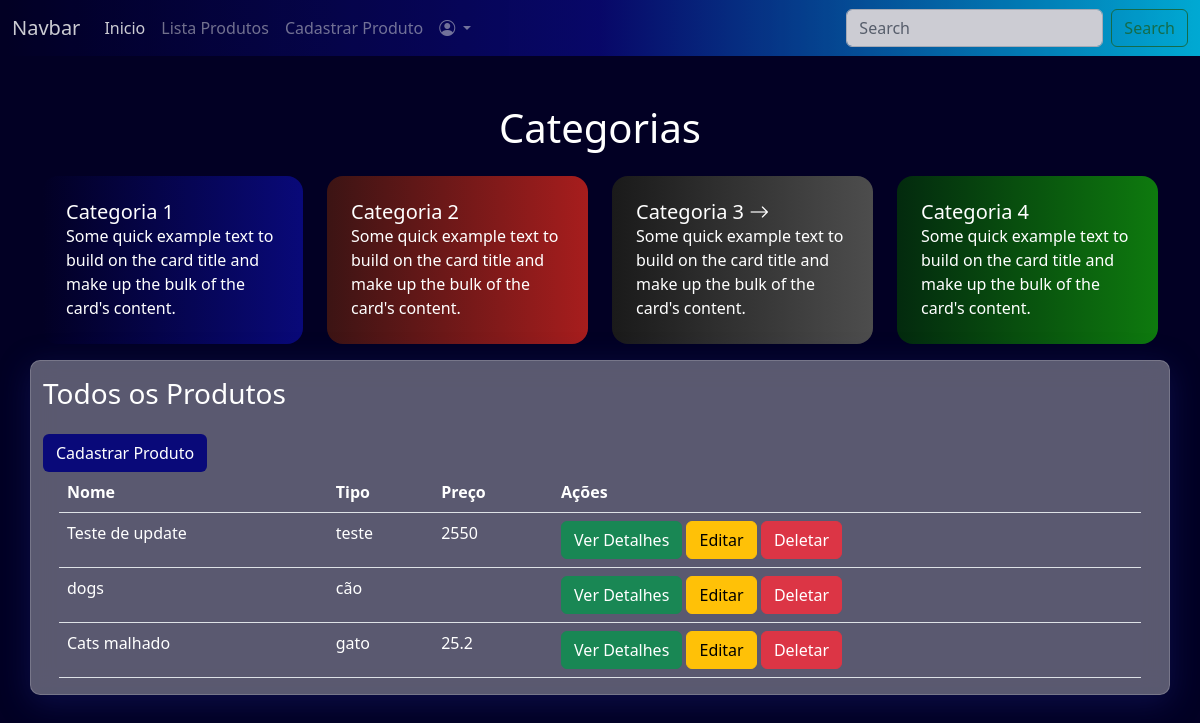
The page /produtos/listaprodutos.php on the database as committed earlier.
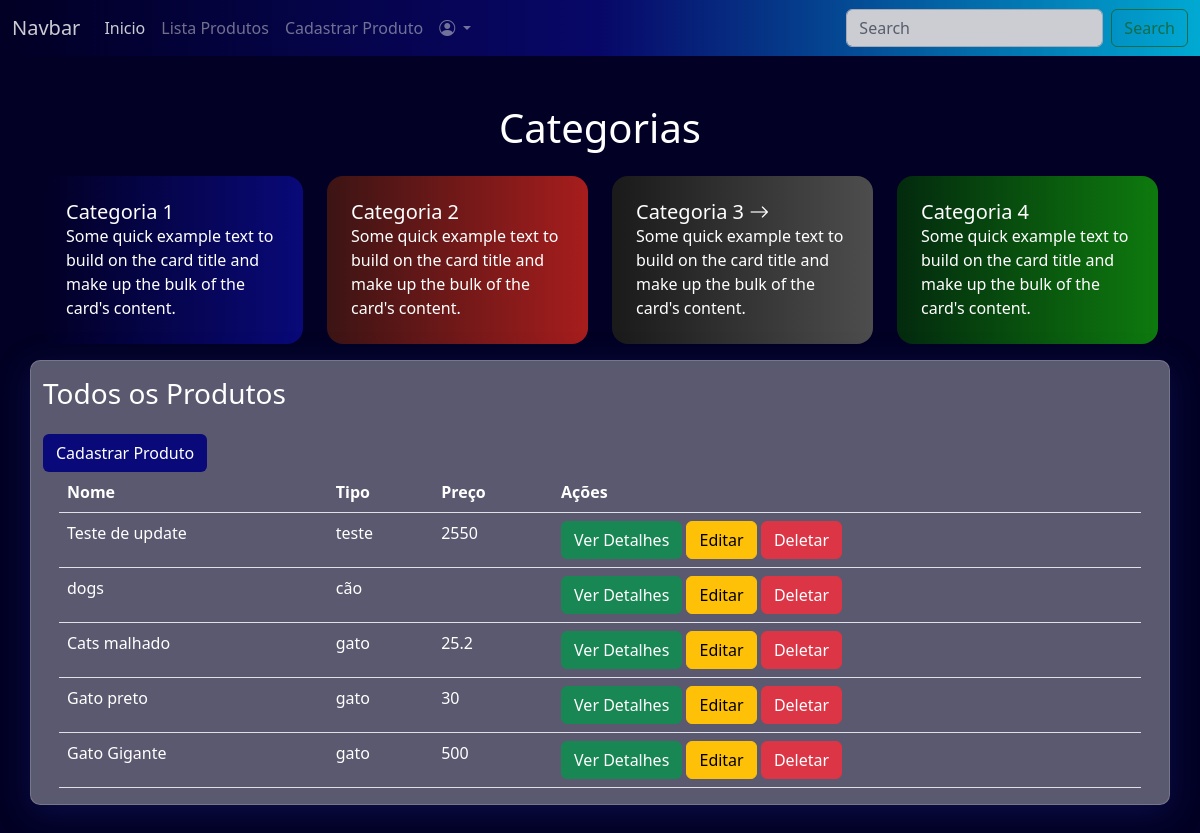
The same page on the database as committed later.
### tables this page shows
CREATE TABLE produtos(
id INTEGER PRIMARY KEY AUTOINCREMENT,
nome TEXT,
tipo TEXT,
descricao TEXT,
preco REAL,
quantidade INTEGER,
imagem TEXT
);

### produtos/listaprodutos.php (the view)
<?php
include '../configuracao/conexao.php';
include '../componentes/header.php';
$todosProdutos = "SELECT * FROM produtos";
$Produtos = $db->query($todosProdutos);
?>
<section class="py-5">
  <main class="container text-white">
    <h1 class="text-center">Categorias</h1>
    <div class="row py-3">
      <div class="col-3">
        <div class="p-4 rounded-4 cat-1">
          <div class="card-body">
            <h5 class="card-title">Categoria 1</h5>
            <p class="card-text">Some quick example text to build on the card title and make up the bulk of the card's content.</p>
          </div>
        </div>
      </div>
      <div class="col-3">
        <div class="p-4 rounded-4 cat-2">
          <div class="card-body">
            <h5 class="card-title">Categoria 2</h5>
            <p class="card-text">Some quick example text to build on the card title and make up the bulk of the card's content.</p>
          </div>
        </div>
      </div>
      <div class="col-3">
        <div class="p-4 rounded-4 cat-3">
          <div class="card-body">
            <h5 class="card-title">Categoria 3 <i class="bi bi-arrow-right"></i></h5>
            <p class="card-text">Some quick example text to build on the card title and make up the bulk of the card's content.</p>
          </div>
        </div>
      </div>
      <div class="col-3">
        <div class="p-4 rounded-4 cat-4">
          <div class="card-body">
            <h5 class="card-title">Categoria 4</h5>
            <p class="card-text">Some quick example text to build on the card title and make up the bulk of the card's content.</p>
          </div>
        </div>
      </div>
    </div>
  </main>
  <div class="container efeito-vidro">
    <div class="py-3">
      <h3>
        Todos os Produtos
      </h3>
    </div>
    <div>
      <a href="cadastro.php" class="btn btn-blue">Cadastrar Produto</a>
    </div>
    <div class="table-responsive px-3">
      <table class="table text-white">
        <thead>
          <tr>
            <th>Nome</th>
            <th>Tipo</th>
            <th>Preço</th>
            <th>Ações</th>
          </tr>
        </thead>
        <tbody>
          <?php
          while ($produto = $Produtos->fetchArray()) {
          ?>
            <tr>
              <td><?php echo $produto['nome'] ?></td>
              <td><?php echo $produto['tipo'] ?></td>
              <td><?php echo $produto['preco'] ?></td>
              <td>
                <a href="item.php?u_id=<?php echo $produto['id']; ?>" class="btn btn-success">Ver Detalhes</a>
                <a href="./editarproduto.php?id=<?php echo $produto['id']; ?>" class="btn btn-warning">Editar</a>
                <a href="delete.php?u_id=<?php echo $produto['id']; ?>" class="btn btn-danger">Deletar</a>
              </td>
            </tr>
          <?php
          }
          ?>
        </tbody>
      </table>
    </div>
  </div>
</section>
<?php
include '../componentes/footer.php';
?>

### componentes/header.php (shortened to what this page needs)
<!doctype html>
<html lang="pt-br">
<head>
  <link href="https://cdn.jsdelivr.net/npm/bootstrap@5.2.1/dist/css/bootstrap.min.css" rel="stylesheet">
  <link rel="stylesheet" href="https://cdn.jsdelivr.net/npm/bootstrap-icons@1.9.1/font/bootstrap-icons.css">
  <link rel="stylesheet" href="../componentes/estilo.css">
</head>
<body class="bg-2">
  <nav  class="navbar navbar-expand-lg bg-1 navbar-dark opacidade sticky-top">
    <div class="container-fluid">
      <a class="navbar-brand" href="#">Navbar</a>
      <div class="collapse navbar-collapse" id="navbarSupportedContent">
        <ul class="navbar-nav me-auto mb-2 mb-lg-0">
          <li class="nav-item">
            <a class="nav-link active" aria-current="page" href="../index.php">Inicio</a>
          </li>
          <li class="nav-item">
            <a class="nav-link" href="../produtos/listaprodutos.php">Lista Produtos</a>
          </li>
          <li class="nav-item">
            <a class="nav-link" href="../produtos/cadastro.php" >Cadastrar Produto</a>
          </li>
          <li class="nav-item dropdown">
            <a class="nav-link dropdown-toggle" href="#" role="button" data-bs-toggle="dropdown" aria-expanded="false">
              <i class="bi bi-person-circle"></i>
            </a>
          </li>
        </ul>
        <form class="d-flex" role="search">
          <input class="form-control me-2" type="search" placeholder="Search" aria-label="Search">
          <button class="btn btn-outline-success" type="submit">Search</button>
        </form>
      </div>
    </div>
  </nav>

### componentes/footer.php (shortened to what this page needs)
</body>
</html>

### componentes/estilo.css (style rules this page uses)
.bg-1 { background-image: linear-gradient(to right, #020024, #090979, #00d4ff); }
.opacidade { opacity: 0.8; }
.bg-2 { background-color: #020024; }
.efeito-vidro { background: rgba(255, 255, 255, 0.35); box-shadow: 0 8px 32px 0 rgba(31, 38, 135, 0.37); backdrop-filter: blur(13.5px); -webkit-backdrop-filter: blur(13.5px); border-radius: 10px; border: 1px solid rgba(255, 255, 255, 0.18); color: #fff; }
.btn-blue { background-color: #090979; color: #fff; }
.cat-1 { background-image: linear-gradient(to right, #020024, #090979); transition: 0.3s; }
.cat-2 { background-image: linear-gradient(to right, #3c1414, #a71d1d); transition: 0.3s; }
.cat-3 { background-image: linear-gradient(to right, #1a1a1a, #4d4d4d); transition: 0.3s; }
.cat-4 { background-image: linear-gradient(to right, #032a0e, #0e7a0e); transition: 0.3s; }

Rows that differ between the two databases and show on the page:
added produtos: nome "Gato preto", tipo "gato", preco "30"
added produtos: nome "Gato Gigante", tipo "gato", preco "500"
